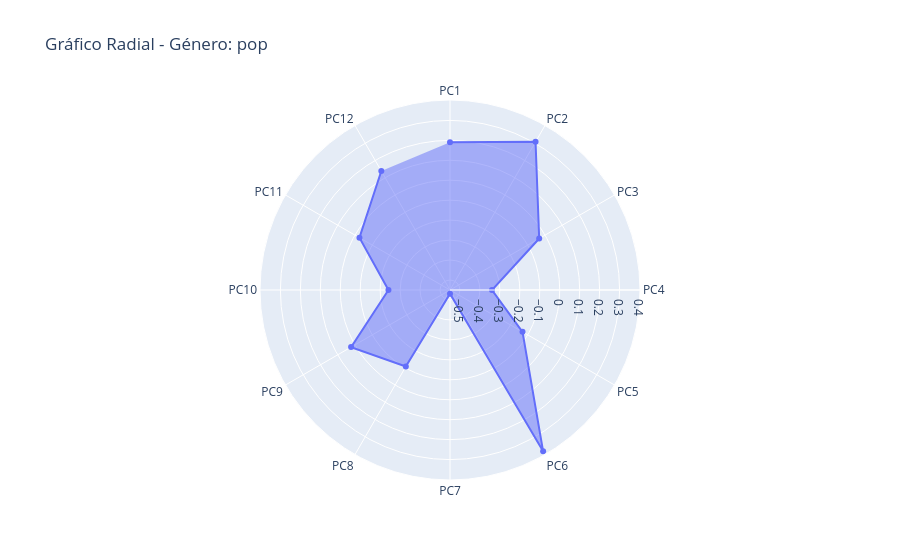
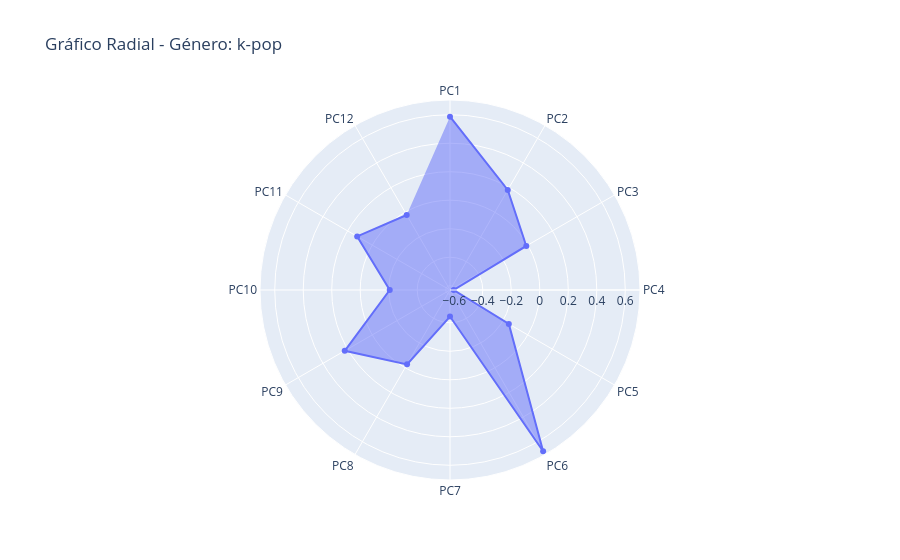
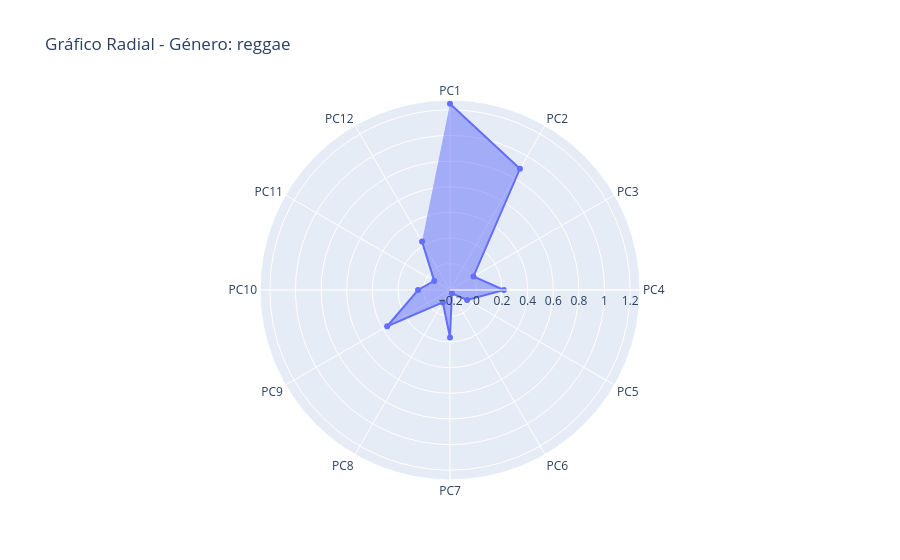
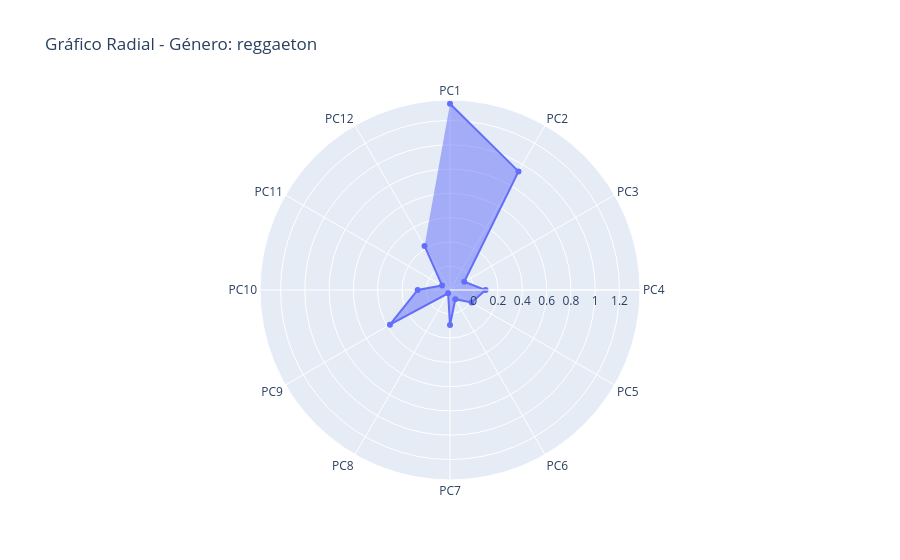

Here is the notebook cell these charts were saved with, in order:
### Code cell
for i in generos_usados:
    df_filtrado_generos = df_pca_graficas[df_pca_graficas["track_genre"]==i]
    valores = df_filtrado_generos[columnas].mean().values
    fig = px.line_polar(
        r=valores, 
        theta=columnas, 
        markers=True,
        title=f"Gráfico Radial - Género: {i}"
    )
    
    fig.update_traces(fill='toself')
    fig.show()

### Figure 1 — Plotly figure (JSON) as saved in the notebook; plotly's stock layout.template omitted (floating-point values rounded to 4 significant figures)
{"data": [{"fill": "toself", "hovertemplate": "r=%{r}<br>theta=%{theta}<extra></extra>", "legendgroup": "", "line": {"color": "#636efa", "dash": "solid"}, "marker": {"symbol": "circle"}, "mode": "lines+markers", "name": "", "r": [0.1903, 0.3075, -0.03381, -0.3395, -0.1303, 0.3834, -0.5311, -0.107, 0.02249, -0.2414, -0.02594, 0.1385], "showlegend": false, "subplot": "polar", "theta": ["PC1", "PC2", "PC3", "PC4", "PC5", "PC6", "PC7", "PC8", "PC9", "PC10", "PC11", "PC12"], "type": "scatterpolar"}], "layout": {"legend": {"tracegroupgap": 0}, "polar": {"angularaxis": {"direction": "clockwise", "rotation": 90}, "domain": {"x": [0, 1], "y": [0, 1]}}, "title": {"text": "Gráfico Radial - Género: pop"}}}

### Figure 2 — Plotly figure (JSON) as saved in the notebook; plotly's stock layout.template omitted (floating-point values rounded to 4 significant figures)
{"data": [{"fill": "toself", "hovertemplate": "r=%{r}<br>theta=%{theta}<extra></extra>", "legendgroup": "", "line": {"color": "#636efa", "dash": "solid"}, "marker": {"symbol": "circle"}, "mode": "lines+markers", "name": "", "r": [0.5867, 0.1807, -0.01185, -0.6038, -0.1533, 0.677, -0.444, -0.02743, 0.223, -0.2071, 0.1222, -0.0222], "showlegend": false, "subplot": "polar", "theta": ["PC1", "PC2", "PC3", "PC4", "PC5", "PC6", "PC7", "PC8", "PC9", "PC10", "PC11", "PC12"], "type": "scatterpolar"}], "layout": {"legend": {"tracegroupgap": 0}, "polar": {"angularaxis": {"direction": "clockwise", "rotation": 90}, "domain": {"x": [0, 1], "y": [0, 1]}}, "title": {"text": "Gráfico Radial - Género: k-pop"}}}

### Figure 3 — Plotly figure (JSON) as saved in the notebook; plotly's stock layout.template omitted (floating-point values rounded to 4 significant figures)
{"data": [{"fill": "toself", "hovertemplate": "r=%{r}<br>theta=%{theta}<extra></extra>", "legendgroup": "", "line": {"color": "#636efa", "dash": "solid"}, "marker": {"symbol": "circle"}, "mode": "lines+markers", "name": "", "r": [1.247, 0.8854, 0.005263, 0.2145, -0.05164, -0.1767, 0.164, -0.09395, 0.3601, 0.04343, -0.0636, 0.2301], "showlegend": false, "subplot": "polar", "theta": ["PC1", "PC2", "PC3", "PC4", "PC5", "PC6", "PC7", "PC8", "PC9", "PC10", "PC11", "PC12"], "type": "scatterpolar"}], "layout": {"legend": {"tracegroupgap": 0}, "polar": {"angularaxis": {"direction": "clockwise", "rotation": 90}, "domain": {"x": [0, 1], "y": [0, 1]}}, "title": {"text": "Gráfico Radial - Género: reggae"}}}

### Figure 4 — Plotly figure (JSON) as saved in the notebook; plotly's stock layout.template omitted (floating-point values rounded to 4 significant figures)
{"data": [{"fill": "toself", "hovertemplate": "r=%{r}<br>theta=%{theta}<extra></extra>", "legendgroup": "", "line": {"color": "#636efa", "dash": "solid"}, "marker": {"symbol": "circle"}, "mode": "lines+markers", "name": "", "r": [1.338, 0.9322, -0.05991, 0.09756, 0.01012, -0.1077, 0.09247, -0.1643, 0.3758, 0.0709, -0.1198, 0.2241], "showlegend": false, "subplot": "polar", "theta": ["PC1", "PC2", "PC3", "PC4", "PC5", "PC6", "PC7", "PC8", "PC9", "PC10", "PC11", "PC12"], "type": "scatterpolar"}], "layout": {"legend": {"tracegroupgap": 0}, "polar": {"angularaxis": {"direction": "clockwise", "rotation": 90}, "domain": {"x": [0, 1], "y": [0, 1]}}, "title": {"text": "Gráfico Radial - Género: reggaeton"}}}
